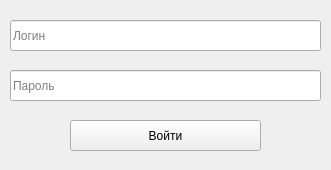
<?xml version="1.0" encoding="UTF-8"?>
<ui version="4.0">
 <class>AuthWindow</class>
 <widget class="QMainWindow" name="AuthWindow">
  <property name="geometry">
   <rect>
    <x>0</x>
    <y>0</y>
    <width>331</width>
    <height>170</height>
   </rect>
  </property>
  <property name="minimumSize">
   <size>
    <width>0</width>
    <height>0</height>
   </size>
  </property>
  <property name="maximumSize">
   <size>
    <width>334</width>
    <height>222</height>
   </size>
  </property>
  <property name="windowTitle">
   <string>MainWindow</string>
  </property>
  <widget class="QWidget" name="centralWidget">
   <widget class="QLineEdit" name="user_password">
    <property name="geometry">
     <rect>
      <x>10</x>
      <y>70</y>
      <width>311</width>
      <height>31</height>
     </rect>
    </property>
    <property name="echoMode">
     <enum>QLineEdit::Password</enum>
    </property>
    <property name="placeholderText">
     <string>Пароль</string>
    </property>
   </widget>
   <widget class="QLineEdit" name="user_login">
    <property name="geometry">
     <rect>
      <x>10</x>
      <y>20</y>
      <width>311</width>
      <height>31</height>
     </rect>
    </property>
    <property name="placeholderText">
     <string>Логин</string>
    </property>
   </widget>
   <widget class="QPushButton" name="login_button">
    <property name="geometry">
     <rect>
      <x>70</x>
      <y>120</y>
      <width>191</width>
      <height>31</height>
     </rect>
    </property>
    <property name="text">
     <string>Войти</string>
    </property>
   </widget>
  </widget>
 </widget>
 <resources/>
 <connections/>
</ui>
